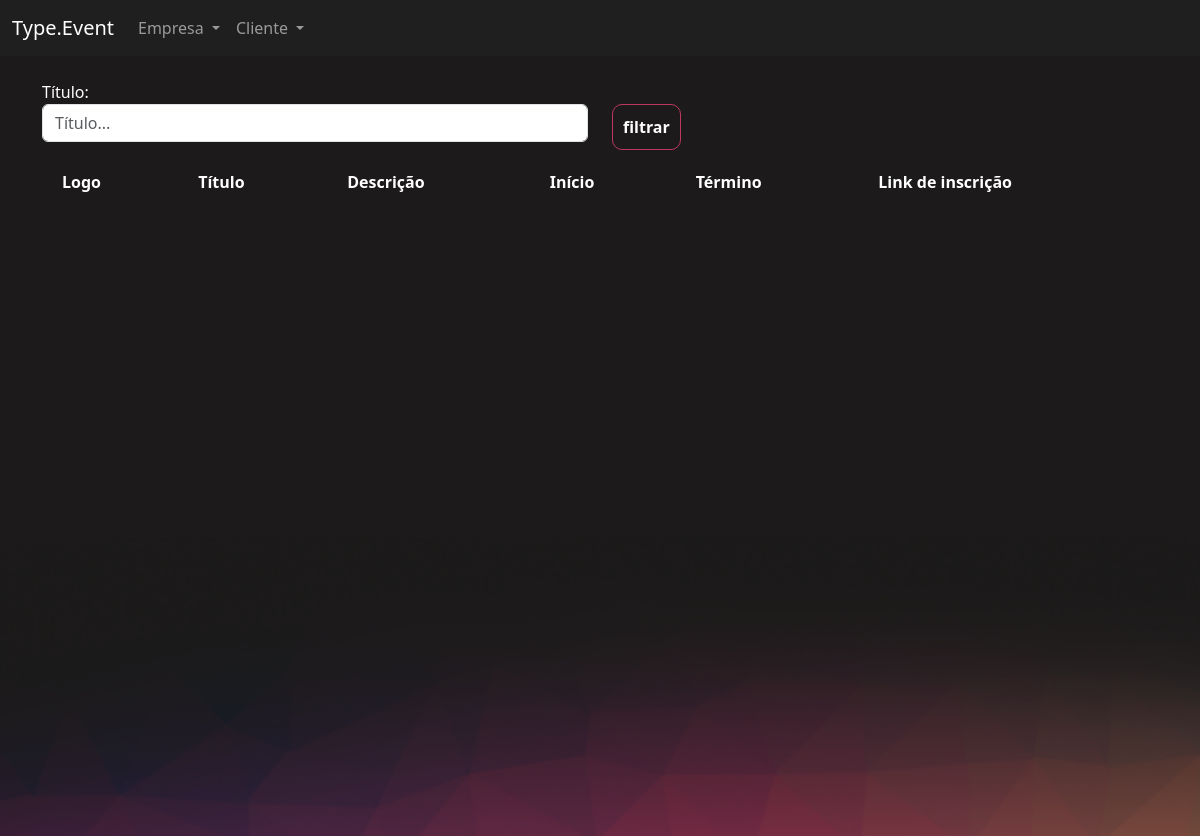
The app's page /eventos/gerenciar_evento (signed in), older data.
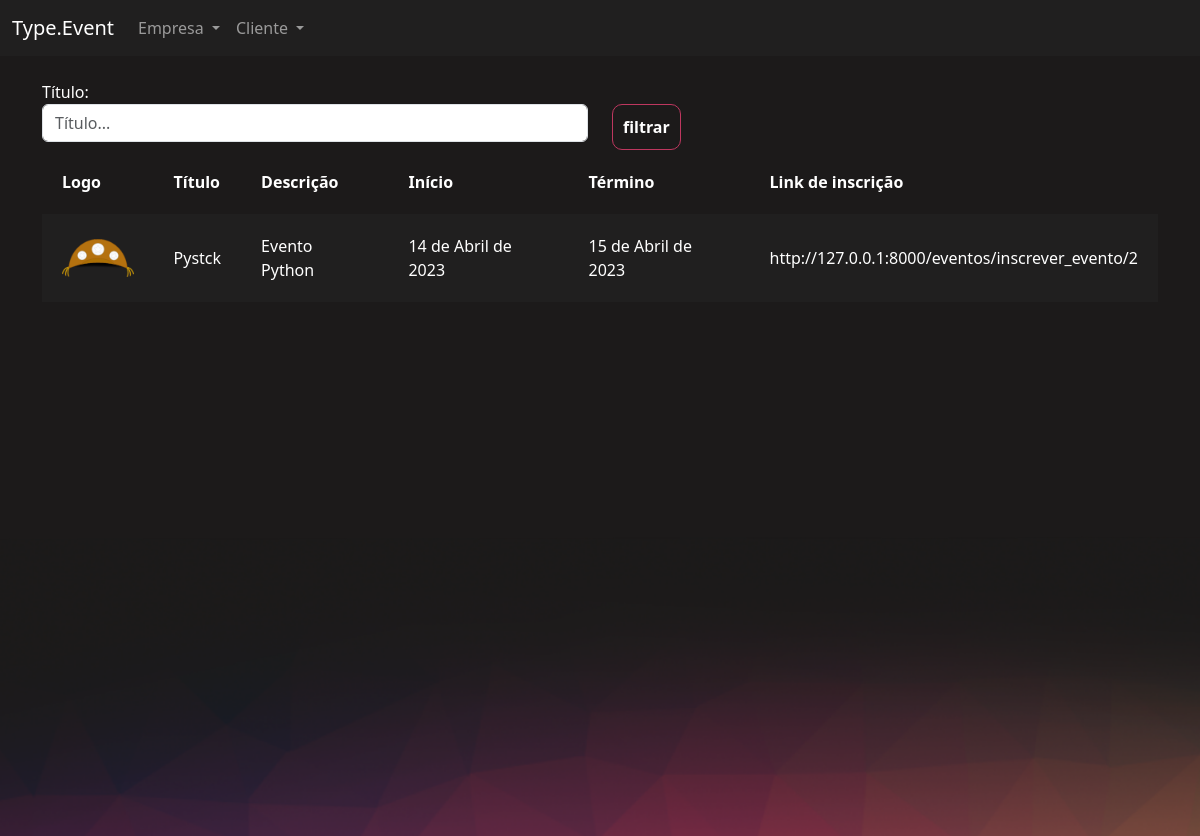
The same page, newer data.
### eventos/models.py (models this page shows, shortened)
class Evento(models.Model):
    criador = models.ForeignKey(User, on_delete=models.DO_NOTHING)
    nome = models.CharField(max_length=200)
    descricao = models.TextField()
    data_inicio = models.DateField()
    data_termino = models.DateField()
    carga_horaria = models.IntegerField()
    logo = models.ImageField(upload_to="logos")
    participantes = models.ManyToManyField(User,related_name="evento_participante", null=True, blank=True)
    cor_principal = models.CharField(max_length=7)
    cor_secundaria = models.CharField(max_length=7)
    cor_fundo = models.CharField(max_length=7)

### eventos/views.py (the view)
# urls.py: path('gerenciar_evento', views.gerenciar_evento, name="gerenciar_evento"),
@login_required
def gerenciar_evento(request):
    if request.method == "GET":
        nome = request.GET.get('nome')
        eventos = Evento.objects.filter(criador=request.user)
        if nome:
            eventos = eventos.filter(nome__contains=nome)
        return render(request, 'gerenciar_evento.html', {'eventos': eventos})

### eventos/templates/gerenciar_evento.html (shortened to what this page needs)
{% extends "bases/base_evento.html" %}
{% load static %}
{% block 'importacoes' %}
    <link href="{% static 'evento/css/gerenciar_evento.css' %}" rel="stylesheet">
{% endblock %}
{% block 'conteudo' %}
    <div class="container">
        <br>
        <div class="row">
            <div class="col-md">
                <form action="{% url 'gerenciar_evento' %}" method="GET">
                <label>Título:</label>
                <input type="text" placeholder="Título..." class="form-control" name="nome">
            </div>
            <div class="col-md">
                <br>
                <input type="submit" class="btn-principal" value="filtrar">
            </div>
        </div>
        <table>
            <tr>
                <th>Logo</th>
                <th>Título</th>
                <th>Descrição</th>
                <th>Início</th>
                <th>Término</th>
                <th>Link de inscrição</th>
            </tr>
            {% for evento in eventos %}
                <tr class="{% cycle 'linha' 'linha2' %}">
                    <td width="10%"><a href="{% url 'participantes_evento'  evento.id %}"><img width="100%" src="/media/{{evento.logo}}"></a></td>
                    <td>{{evento.nome}}</td>
                    <td>{{evento.descricao}}</td>
                    <td>{{evento.data_inicio}}</td>
                    <td>{{evento.data_termino}}</td>
                    <td>http://127.0.0.1:8000/eventos/inscrever_evento/{{evento.id}}</td>
                </tr>
            {% endfor %}
        </table>
    </div>
{% endblock %}

### templates/bases/base_evento.html (shortened to what this page needs)
{% extends 'bases/base.html' %}
{% load static %}
{% block 'head' %}
    {% block 'importacoes' %}{% endblock %}
    <link href="{% static 'evento/css/evento.css' %}" rel="stylesheet">
    <link href="{% static 'usuarios/css/usuarios.css' %}" rel="stylesheet">
{% endblock %}
{% block 'body' %}
    <nav class="navbar navbar-expand-lg bg-body-tertiary navbar-color" data-bs-theme="dark">
        <div class="container-fluid">
            <a class="navbar-brand" href="#">Type.Event</a>
            <div class="collapse navbar-collapse" id="navbarNavDropdown">
            <ul class="navbar-nav">
                <li class="nav-item dropdown">
                    <a class="nav-link dropdown-toggle" href="#" role="button" data-bs-toggle="dropdown" aria-expanded="false">
                        Empresa
                    </a>
                </li>
                <li class="nav-item dropdown">
                    <a class="nav-link dropdown-toggle" href="#" role="button" data-bs-toggle="dropdown" aria-expanded="false">
                        Cliente
                    </a>
                </li>
            </ul>
            </div>
        </div>
    </nav>
    <div style="min-height: 60vh">
        {% block 'conteudo' %}
        {% endblock %}
    </div>
    <div class="fundo-pagina">
    </div>
{% endblock %}

### templates/bases/base.html (shortened to what this page needs)
{% load static %}
<!doctype html>
<html lang="pt-br">
  <head>
    <link rel="stylesheet" href="{% static 'geral/css/base.css' %}">
    <link href="https://cdn.jsdelivr.net/npm/bootstrap@5.3.0-alpha1/dist/css/bootstrap.min.css" rel="stylesheet">
    {% block 'head' %}{% endblock %}
  </head>
  <body>
    {% block 'body' %}{% endblock %}
  </body>
</html>

### templates/static/geral/css/base.css (style rules this page uses)
body { color: white !important; }
:root { --main-color: #201F1F; --dark-color: #1C1A1A; --contrast-color: #BE375F; --differential-color: #ED8554; }

### templates/static/evento/css/gerenciar_evento.css (style rules this page uses)
table { width: 100%; padding: 20px; }
.linha { height: 40px; background-color: var(--main-color); padding: 20px; }
td, th { padding: 20px; }

### templates/static/evento/css/evento.css (style rules this page uses)
.navbar-color { background-color: #201F1F !important; }
body { background-color: #1C1A1A; }
.fundo-pagina { background-image: url('/static/evento/img/fundo_pagina.png'); height: 300px; background-size: cover; }

### templates/static/usuarios/css/usuarios.css (style rules this page uses)
.btn-principal { background-color: transparent; border: 1px solid var(--contrast-color); color: white; padding: 10px; border-radius: 10px; font-weight: bold; }

Row changes from the older to the newer data that the page shows:
added Evento: logo (picture), nome "Pystck", descricao "Evento Python", data_inicio "14 de Abril de 2023", data_termino "15 de Abril de 2023", id "2"
